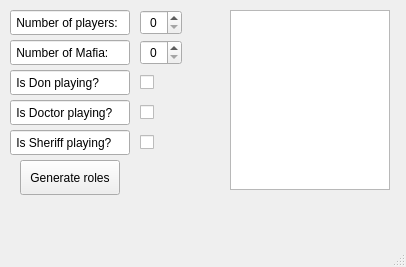
<?xml version="1.0" encoding="UTF-8"?>
<ui version="4.0">
 <class>MainWindow</class>
 <widget class="QMainWindow" name="MainWindow">
  <property name="geometry">
   <rect>
    <x>0</x>
    <y>0</y>
    <width>406</width>
    <height>267</height>
   </rect>
  </property>
  <property name="windowTitle">
   <string>Mafia Randomizer</string>
  </property>
  <widget class="QWidget" name="centralwidget">
   <widget class="QLineEdit" name="playersLine">
    <property name="geometry">
     <rect>
      <x>10</x>
      <y>10</y>
      <width>120</width>
      <height>25</height>
     </rect>
    </property>
    <property name="text">
     <string> Number of players:</string>
    </property>
   </widget>
   <widget class="QLineEdit" name="mafiaLine">
    <property name="geometry">
     <rect>
      <x>10</x>
      <y>40</y>
      <width>120</width>
      <height>25</height>
     </rect>
    </property>
    <property name="text">
     <string> Number of Mafia: </string>
    </property>
   </widget>
   <widget class="QLineEdit" name="donLine">
    <property name="geometry">
     <rect>
      <x>10</x>
      <y>70</y>
      <width>120</width>
      <height>25</height>
     </rect>
    </property>
    <property name="text">
     <string> Is Don playing?</string>
    </property>
   </widget>
   <widget class="QLineEdit" name="doctorLine">
    <property name="geometry">
     <rect>
      <x>10</x>
      <y>100</y>
      <width>120</width>
      <height>25</height>
     </rect>
    </property>
    <property name="text">
     <string> Is Doctor playing?</string>
    </property>
   </widget>
   <widget class="QLineEdit" name="sheriffLine">
    <property name="geometry">
     <rect>
      <x>10</x>
      <y>130</y>
      <width>120</width>
      <height>25</height>
     </rect>
    </property>
    <property name="text">
     <string> Is Sheriff playing?</string>
    </property>
   </widget>
   <widget class="QPushButton" name="generateButton">
    <property name="geometry">
     <rect>
      <x>20</x>
      <y>160</y>
      <width>100</width>
      <height>35</height>
     </rect>
    </property>
    <property name="text">
     <string>Generate roles</string>
    </property>
   </widget>
   <widget class="QSpinBox" name="playerSpin">
    <property name="geometry">
     <rect>
      <x>140</x>
      <y>10</y>
      <width>42</width>
      <height>25</height>
     </rect>
    </property>
    <property name="alignment">
     <set>Qt::AlignmentFlag::AlignCenter</set>
    </property>
   </widget>
   <widget class="QSpinBox" name="mafiaSpin">
    <property name="geometry">
     <rect>
      <x>140</x>
      <y>40</y>
      <width>42</width>
      <height>25</height>
     </rect>
    </property>
    <property name="alignment">
     <set>Qt::AlignmentFlag::AlignCenter</set>
    </property>
   </widget>
   <widget class="QCheckBox" name="donCheck">
    <property name="geometry">
     <rect>
      <x>140</x>
      <y>70</y>
      <width>25</width>
      <height>25</height>
     </rect>
    </property>
    <property name="layoutDirection">
     <enum>Qt::LayoutDirection::LeftToRight</enum>
    </property>
   </widget>
   <widget class="QCheckBox" name="doctorCheck">
    <property name="geometry">
     <rect>
      <x>140</x>
      <y>100</y>
      <width>25</width>
      <height>25</height>
     </rect>
    </property>
   </widget>
   <widget class="QCheckBox" name="sheriffCheck">
    <property name="geometry">
     <rect>
      <x>140</x>
      <y>130</y>
      <width>25</width>
      <height>25</height>
     </rect>
    </property>
   </widget>
   <widget class="QTextEdit" name="resultText">
    <property name="geometry">
     <rect>
      <x>230</x>
      <y>10</y>
      <width>160</width>
      <height>180</height>
     </rect>
    </property>
   </widget>
  </widget>
  <widget class="QMenuBar" name="menubar">
   <property name="geometry">
    <rect>
     <x>0</x>
     <y>0</y>
     <width>406</width>
     <height>30</height>
    </rect>
   </property>
  </widget>
  <widget class="QStatusBar" name="statusbar"/>
 </widget>
 <resources/>
 <connections/>
</ui>
